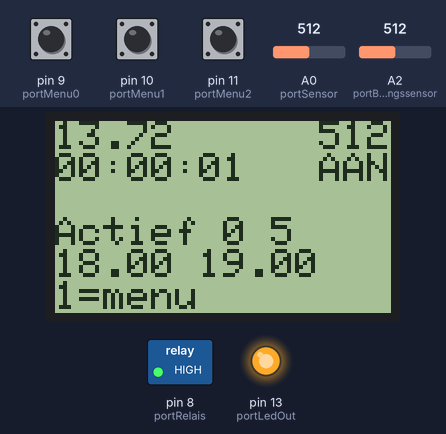
The sketch below on a simulated Arduino Uno, built with avr-gcc and run on an emulated ATmega328P. Parts: 84×48 one-colour display, switched loads named in the sketch (green lamp = pin HIGH), output pins drawn as LEDs (lit = HIGH). Dashed ring = blinking. Inputs (shaded band) come from the test bench; at power-on: A0 (portSensor) = 512, pin 11 (portMenu2) LOW, pin 9 (portMenu0) LOW, pin 10 (portMenu1) LOW, A2 (portBewegingssensor) = 512. What the sketch prints to the serial monitor is not drawn.

Above: at 6.3 s.
6.4 s: A0 (portSensor) set to 691
At 8.1 s:
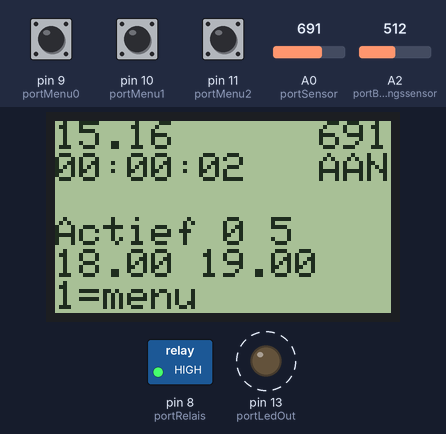
10.7 s: A0 (portSensor) set to 713
At 14.9 s:
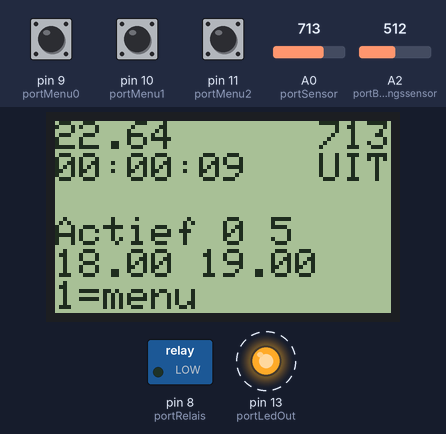
15.0 s: pin 11 (portMenu2) pulled HIGH for 1 s
At 17.4 s:
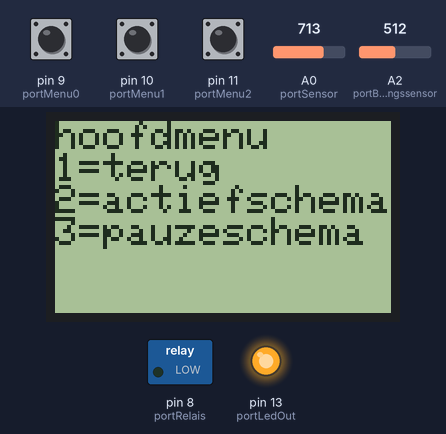
18.3 s: pin 9 (portMenu0) pulled HIGH for 3.2 s
At 21.3 s:
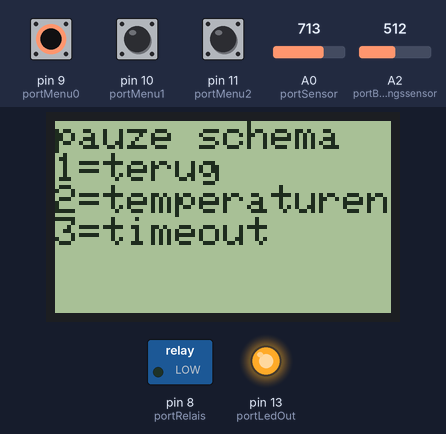
23.9 s: pin 10 (portMenu1) pulled HIGH for 1 s
At 26.2 s:
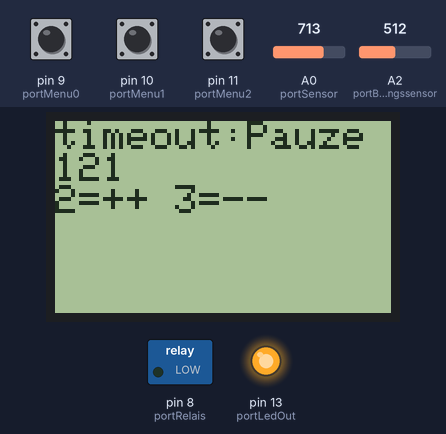
26.9 s: pin 11 (portMenu2) pulled HIGH for 3.2 s
At 29.6 s:
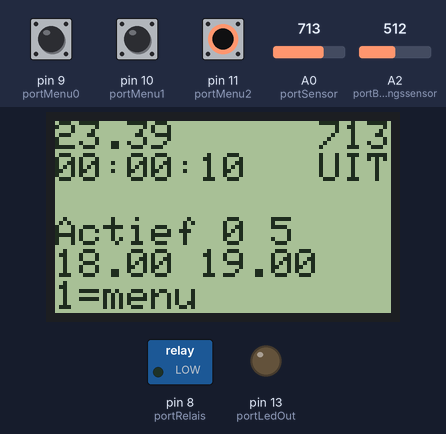
Timing chart, 0 to 31.1 s (numbered marks = the images above; inputs shaded):
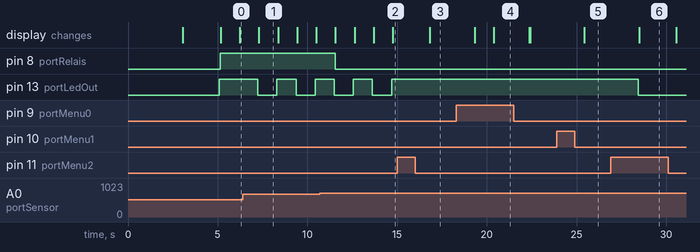

The sketch:

Thermostaat002.ino
```cpp
/*
  Dit is een testprogramma om de standaardprint te testen.
  Standaardprint bevat:
   - NOKIA LCD 5110, contactbusje 8 pins, van rechts naar links zijn dit
     gnd, backlight (niet aangesloten), vcc, clk, din, dc, sce en rst
   - NTC weerstand - deze heeft zijn eigen instelparameters voor omzetten naar temp, contactbusje 2 pins
   - Drie menuknoppen, bovenaan print, van links naar rechts is dit menu2, menu1, menu0
   - LED die knippert op het ritme waarmee ook het relais wordt bediend, is vast
   - Relais dat een 220 volt aansluiting kan bedienen bij 10 A (Tongling, 5VDC), contactbusje 3 pins,
     links is aarde, midden is signaal, rechts is vcc,
     pinnen links op relais zijn resp. boven links is vcc, midden is signaal, onder gnd
   - EEprom extern 32 kByte, contactbusje 4 pins, gnd is linker pin, busje is onderaan de print
     resp. gnd, vcc, sda, scl
   - contactbusje 5 polig voor uitlezen log en voor het herprogrammeren, van links naar rechts is dit
     rst, rx, tx, vcc, gnd
   - 2 pins contactbusje voor de voeding, onder is gnd, boven is vcc

   Zie voor de verdere beschrijving het document "temperatuur vastleggen met Arduino"

   Deze code geldt verder als basis voor de thermostaatcontroller die onder meer ingezet wordt in het toilet en
   als datalogger. Niet alle componenten zijn "verplicht":

   - Bij de datalogger zijn de NTC weerstand, menuknoppen en de eeprom component noodzakelijk,
     rest is optioneel. Door bij een reboot (stroom aansluiten) de menuknop ingedrukt te houden wordt hetzij
     gelogd naar seriele poort
   - Bij de thermostaatcontroller zijn de NTC weerstand, menuknoppen en het display noodzakelijk
   - contactbusjes voor de verschillende componenten, led en menuknoppen zijn uiteraard altijd aanwezig op de print

   2 maart 2023 11:00

   De controller in het toilet BLIJFT crashen, af en toe. Met als gevolg dat de kachel blijft branden. Ook is het relaisje
   kapot gegaan. Het relaisje is vervangen en inmiddels voorzien van een beschermend schakelingetje (een zogenaamd snubber circuit).

   Hoe ik het ook heb geprobeerd, met een hogere voedingsspanning, een tussengeschakelde arduino print (omdat die voorzien is
   van een voedingsstabilisator), een extra condensator van 1000 microFarad, het blijft af en toe crashen.
   Ik probeer het nu met de watchdog faciliteit waarmee de atmega standaard is uitgerust, zodat bij een crash het programma opnieuw opstart.

  Het is vreemd, want de controller die ik in de slaapkamer gebruikt is nog niet een keer gecrasht.
  Misschien omdat ik daar van een atmega gebruik maak die nog op de arduino print zelf zit. Voor het overige zijn de schakelingen identiek of
  vrijwel identiek.
*/


#define portRelais  8
// pin 14 hoog is relais aan, relaispinnen bovenaanzicht pinnen links: boven is vcc, midden signaal, onder gnd

#define portMenu0  9
// pin 15  is menu0 via 10k aan knooppunt, switch tussen knooppunt en vcc, 10k tussen knooppunt en gnd
#define portMenu1 10
// pin 16 analoog aan menu0
#define portMenu2 11
// pin 17 analoog aan menu0

#define portSensor A0

#define portBewegingssensor A2
// bewegingssensor heeft drie pootjes
// om overspraak te voorkomen op A0, die een hele kleine stroom krijgt van de NTC weerstand (in orde van 200 kOhm)

#define portLedOut 13
// poort 13 pin 19


#include "Kachel.h"
Kachel mijnKachel;

#include "lcd.h"

#include "TempSensor.h"
TempSensor mijnTempSensor;

#include "Clock.h"
Clock mijnClock;

#include "Thermos.h"
Thermos mijnThermos;

#include "Menu.h"
Menu mijnMenu;

#include "Watchdog.h"
Watchdog watchdog;

void welcome() {
   lcd.setCursor(0,0);
  lcd.print("thermostaat");
  lcd.setCursor(0, 1);
  lcd.print(" 002.001");
  lcd.setCursor(0,2);
  lcd.print("toilet");
  lcd.setCursor(0,3);
  lcd.print("controller");
  lcd.setCursor(0,4);
  lcd.print(":) :) :) ;)");
  watchdog.myDelay(2000);
}


double avgTemp;
int nAvg;
// bij detecteren beweging verspringt de temperatuur.
// om dit te voorkomen hanteren we een voortschrijdend gemiddelde over de laatste 10 seconden
// avg = gemiddelde over laatste 10 perioden
// avg := (9 * avg + temp)/10
// eerste keer hanteren we als avgTemp de gewone meting

//------------------- setup -----------------------
void setup() {

  watchdog.init();


  // initialize digital pin LED_BUILTIN as an output.
  pinMode(LED_BUILTIN, OUTPUT);

  pinMode(portLedOut, OUTPUT);
  pinMode(portRelais, OUTPUT);
  pinMode(portSensor, INPUT);
  digitalWrite(portSensor, LOW);
  pinMode(portBewegingssensor, INPUT);
  digitalWrite(portBewegingssensor, LOW);
  pinMode(portMenu0, INPUT);
  pinMode(portMenu1, INPUT);
  pinMode(portMenu2, INPUT);

  Serial.begin(9600);
  Serial.println("Thermostaat toilet versie 002");

  lcdInit();
  welcome();

  mijnKachel.init(portRelais);
  mijnTempSensor.init(portSensor);

  mijnClock.resetClock();

  mijnThermos.init();

  lcd.clear();

  digitalWrite(portLedOut, HIGH);
  // rijtje menuknoppen zit precies andersom op de print
  mijnMenu.init(&lcd, &mijnThermos, portMenu2, portMenu1, portMenu0);

  nAvg = 0;
  lcd.clear();
  lcd.setCursor(0, 0);
  lcd.print("starting...");

}


boolean isLedOn = false;
  char sBuffer[30];


// the loop function runs over and over again forever
//----------------------------------------------------
void loop() {
  lcd.clear();
  lcd.setCursor(0, 0);


  int senseValue = mijnTempSensor.meetTempSensor();
  double temp = mijnTempSensor.calcTemp(senseValue);

  nAvg++;

  if (nAvg == 1) avgTemp = temp;
  avgTemp = (9.0 * avgTemp + temp ) / 10.0;
  temp = avgTemp;

  lcd.print(temp);
  lcd.print("      ");
  lcd.print(senseValue);

  lcd.setCursor(0, 1);
  mijnClock.geefTijdstring(sBuffer);
  lcd.print(sBuffer);

  lcd.print("   ");

  if (mijnThermos.getHuidigSchemaNr() == huidigSchemaUitNr) {
      mijnKachel.zetKachelUit();
  } else {
      if (temp < mijnThermos.getTempAan(mijnThermos.getHuidigSchemaNr())) {
        mijnKachel.zetKachelAan();
      }

      if (temp > mijnThermos.getTempUit(mijnThermos.getHuidigSchemaNr())) {
        mijnKachel.zetKachelUit();
      }
  }

  if (mijnKachel.isKachelAan()) {
      lcd.print("AAN");
  } else {
      lcd.print("UIT");
  }


  lcd.setCursor(0, 3);
  mijnThermos.geefSchemaNaam(sBuffer, mijnThermos.getHuidigSchemaNr());
  lcd.print(sBuffer);
  lcd.print(" ");
  lcd.print(mijnClock.geefTimerMinuten());
  lcd.print(" ");
  int huidigSchemaNr = mijnThermos.getHuidigSchemaNr();
  lcd.print(mijnThermos.geefTimeout(huidigSchemaNr));

  lcd.setCursor(0, 4);
  lcd.print(mijnThermos.getTempAan(mijnThermos.getHuidigSchemaNr()));
  lcd.print(" ");
  lcd.print(mijnThermos.getTempUit(mijnThermos.getHuidigSchemaNr()));

  lcd.setCursor(0,5);
  lcd.print("1=menu");


  lcd.setCursor(0, 2);
  byte bewSensor = analogRead(portBewegingssensor);
  if (bewSensor > 20) {
      lcd.print("BEWEGING");
      mijnClock.startTimer();
      mijnThermos.setSchemaActief();
  };

  watchdog.myDelay(1000);

  watchdog.disable();
  mijnMenu.checkMenuKey();
  watchdog.enable();

  isLedOn = not(isLedOn);
  if (isLedOn) digitalWrite(portLedOut, HIGH);
  if (!isLedOn) digitalWrite(portLedOut, LOW);

  mijnClock.incSeconds(1);
  if (mijnClock.geefSeconden() %20 == 0) {
    boolean bSwitched = mijnThermos.checkSetSchema(mijnClock.geefTimerMinuten());
    if (bSwitched) {
        mijnClock.startTimer();
    }
  }


}
```

AT24C256.cpp
```cpp
#include "Wire.h"
#include "AT24C256.h"

AT24C256::AT24C256(int address, TwoWire *twi){

  _twi = twi;
  _address = address;

}

void AT24C256::begin(void){

  _twi->begin();

}

void AT24C256::write(uint16_t writeAddress, uint8_t* data, uint8_t len){

  _twi->beginTransmission(_address);
  _twi->write((byte)(writeAddress & 0xFF00) >> 8);
  _twi->write((byte)(writeAddress & 0x00FF));
  uint8_t i;
  for(i = 0; i < len; i++){
    _twi->write(data[i]);
  }
  _twi->endTransmission();

}

void AT24C256::read(uint16_t readAddress, uint8_t* data, uint8_t len){

  _twi->beginTransmission(_address);
  _twi->write((byte)(readAddress & 0xFF00) >> 8);
  _twi->write((byte)(readAddress & 0x00FF));
  _twi->endTransmission();

  _twi->requestFrom(_address, len);
  int i;
  for(i = 0; i < len; i++){
    if(_twi->available()) data[i] = _twi->read();
  }

}
```

AT24C256.h
```cpp
#ifndef AT24C256_h
#define AT24C256_h

#include "Arduino.h"
#include "Wire.h"

class AT24C256
{
public:
    AT24C256(int address, TwoWire *twi);
    void begin(void);
    void write(uint16_t writeAddress, uint8_t* data, uint8_t len);
    void read(uint16_t readAddress, uint8_t* data, uint8_t len);

private:
    int _address;
    TwoWire *_twi;
};

#endif
```

Clock.cpp
```cpp
#include "Clock.h"
#include "arduino.h"
#define minutesPerHour 60
#define secondsPerMinute 60
#define hoursPerDay 24

    int Clock::geefMinuten() {
      return minuten;
    }
    int Clock::geefUren() {
      return uren;
    }

    int Clock::geefSeconden() {
      return seconden;
    }
    void Clock::resetClock() {
      seconden = 0;
      minuten = 0;
      uren = 0;
      timerMinuten = 0;
      timerSeconden = 0;
    }

    void Clock::geefTijdstring(char buffer[]) {
        char sHours[5];
        char sMinutes[5];
        char sSeconden[5];

        if (uren < 10) {
          sprintf(sHours, "0%d", uren);
        } else {
          sprintf(sHours, "%d", uren);
        }
        if (minuten < 10) {
          sprintf(sMinutes, "0%d", minuten);
        } else {
          sprintf(sMinutes, "%d", minuten);
        }
        if (seconden < 10) {
          sprintf(sSeconden, "0%d", seconden);
        } else {
          sprintf(sSeconden, "%d", seconden);
        }
        sprintf(buffer, "%s:%s:%s", sHours, sMinutes, sSeconden);
    }

    void Clock::incSeconds(int aSeconden) {
       if (timerMinuten < 24*60) {
         timerSeconden += aSeconden;
         timerMinuten += timerSeconden / secondsPerMinute;
         timerSeconden %= secondsPerMinute;
       }

       seconden += aSeconden;
       minuten += seconden / secondsPerMinute;
       seconden %= secondsPerMinute;
       uren += minuten / minutesPerHour;
       minuten %= minutesPerHour;
       uren %= hoursPerDay;
    }

    void Clock::startTimer() {
        timerMinuten = 0;
        timerSeconden = 0;
    }

    int Clock::geefTimerMinuten() {
        return timerMinuten;
    }
```

Clock.h
```cpp
#ifndef Clock_h
#define Clock_h

class Clock {
  private:
    int uren;
    int minuten;
    int seconden;
    int timerMinuten;
    int timerSeconden;


  public:
    int geefMinuten();
    int geefUren();
    int geefSeconden();
    void resetClock();
    void geefTijdstring(char buffer[]);
    void incSeconds(int aSeconds);


    void startTimer();

    int geefTimerMinuten();
};

#endif
```

Kachel.cpp
```cpp
#include "Kachel.h"

void Kachel::init(int aRelaisport) {
      relaisport = aRelaisport;
      bIsKachelAan = false;
}


void Kachel::zetKachelUit() {
            if (bIsKachelAan) {
                bIsKachelAan = false;
                digitalWrite(relaisport, LOW);
                Serial.println("KACHEL GAAT UIT");
            }
}


bool Kachel::isKachelAan() {
      return bIsKachelAan;
}

void Kachel::zetKachelAan() {
             if (!bIsKachelAan) {
               bIsKachelAan = true;
               digitalWrite(relaisport, HIGH);
               Serial.println("KACHEL GAAT AAN");
             }
}
```

Kachel.h
```cpp
#include "arduino.h"
class Kachel {
   public:
      void init(int aRelaisport);
      void zetKachelUit();
      bool isKachelAan();
      void zetKachelAan();
   private:
      int  relaisport;
      bool bIsKachelAan;

};
```

Menu.cpp
```cpp
#include "Menu.h"
#include "Thermos.h"


     void Menu::init( PCD8544 * aLCD,
                      Thermos * aThermos,
                      byte aPortKey0,
                      byte aPortKey1,
                      byte aPortKey2) {
        myLCD = aLCD;
        myThermos = aThermos;


        portKey0 = aPortKey0;
        portKey1 = aPortKey1;
        portKey2 = aPortKey2;
     }


     void Menu::hoofdMenu() {
          byte key = doSelect("hoofdmenu", "actiefschema", "pauzeschema", "");

             do {
                if (key == 2) {
                   actiefSchema();
                   return;
                }
                if (getMenuKey() == 3) {
                   pauzeSchema();
                   return;
                }
                myDelay(1000);
             } while (getMenuKey() != 1);
     }

     void Menu::checkMenuKey() {
         if (getMenuKey() == 1) {
            hoofdMenu();
         }
     }

     void Menu::myDelay(int aDelayMsec) {
        delay(1000);
     }

     byte Menu::getMenuKey() {
        if (digitalRead(portKey0) == HIGH) {
          myDelay(200);
          if (digitalRead(portKey1) == HIGH) return 4; // 1,2 samen ingedrukt
          return 1;
        }
        if (digitalRead(portKey1) == HIGH) {
          myDelay(200);
          if (digitalRead(portKey0) == HIGH) return 4; // 1,2 samen ingedrukt
          if (digitalRead(portKey2) == HIGH) return 5; // 2,3 samen ingedrukt
          return 2;
        }
        if (digitalRead(portKey2) == HIGH) {
          myDelay(200);
          if (digitalRead(portKey1) == HIGH) return 5; // 2,3 samen ingedrukt
          return 3;
        }
        return 0;
     }

     byte Menu::doSelect( char *titel, char *keuze1, char* keuze2, char* keuze3 ) {

         myLCD->clear();


         myLCD->setCursor(0,0);
         myLCD->print(titel);

         myLCD->setCursor(0,1);
         myLCD->print("1=terug");
         myLCD->setCursor(0, 2);
         myLCD->print("2=");
         myLCD->print(keuze1);
         myLCD->setCursor(0, 3);
         myLCD->print("3=");
         myLCD->print(keuze2);

         if (strcmp(keuze3,"") != 0) {
           myLCD->print("1+2=");
           myLCD->print(keuze3);
         }

         byte keuze;
         myDelay(1000);
         do {
            keuze = getMenuKey();
         } while (keuze == 0);
         myLCD->clear();
         return keuze;
     }

     void Menu::actiefSchema() {
         byte keuze = doSelect("actief schema", "temperaturen", "timeout", "");
         if (keuze == 2) {
             verstelTemperaturen(huidigSchemaActiefNr);
             return;
         }
         if (keuze == 3) {
             verstelTimeout(huidigSchemaActiefNr);
             return;
         }
     }

     void Menu::pauzeSchema() {
         byte keuze = doSelect("pauze schema", "temperaturen", "timeout", "");
         if (keuze == 2) {
             verstelTemperaturen(huidigSchemaPauzeNr);
             return;
         }
         if (keuze == 3) {
             verstelTimeout(huidigSchemaPauzeNr);
             return;
         }
     }

    void Menu::toonTemperaturen( byte aSchemaNr) {
      myLCD->setCursor(0, 1);
      myLCD->print(myThermos->getTempAan(aSchemaNr));
      myLCD->setCursor(0, 3);
      myLCD->print(myThermos->getTempUit(aSchemaNr));
    }


    void Menu::verstelTemperatuur( byte aSchemaNr, boolean aIsTempAan, boolean aIsPlus) {
       double temp = aIsTempAan ? myThermos->getTempAan(aSchemaNr) : myThermos->getTempUit(aSchemaNr);
       double increment = aIsPlus ? 0.1 : -0.1;
       if (aIsTempAan) {
          myThermos->incTempAan(aSchemaNr, increment);
       } else {
          myThermos->incTempUit(aSchemaNr, increment);
       }
       toonTemperaturen(aSchemaNr);
    }

    void Menu::verstelTemperaturen( byte aSchemaNr ) {
        myLCD->clear();

        char sBuffer[10];
        char sTitel[20];
        myThermos->geefSchemaNaam(sBuffer, aSchemaNr);
        sprintf(sTitel, "%s:%s","temps ",sBuffer);
        myLCD->setCursor(0, 0);
        myLCD->print(sTitel);

        myLCD->setCursor(0, 2);
        myLCD->print("2=++ 3=--");

        myLCD->setCursor(0, 4);
        myLCD->print("12=++ 23=--");

        myLCD->setCursor(0, 5);
        myLCD->print("1=terug");

        toonTemperaturen(aSchemaNr);

        byte keuze;
        do {
            myDelay(500);
            keuze = getMenuKey();
            if (keuze == 2) verstelTemperatuur(aSchemaNr, true, true);
            if (keuze == 3)  verstelTemperatuur(aSchemaNr, true, false);
            //12
            if (keuze == 4)  verstelTemperatuur(aSchemaNr, false, true);
            //23
            if (keuze == 5)  verstelTemperatuur(aSchemaNr, false, false);
         } while (keuze != 1);
    }


   void Menu::toonTimeout( byte aSchemaNr) {
      myLCD->setCursor(0, 1);
      myLCD->print(myThermos->geefTimeout(aSchemaNr));
    }

    void Menu::incTimeout( byte aSchemaNr, boolean aPlus, boolean aDelta10) {
        int timeOut = myThermos->geefTimeout(aSchemaNr);
        if (aPlus) {
          myThermos->incTimeout(aSchemaNr, aDelta10);
       } else {
          myThermos->decTimeout(aSchemaNr, aDelta10);
       }
    }

     void Menu::verstelTimeout( byte aSchemaNr ) {
        myLCD->clear();
        myLCD->print("timeout:");
        char sBuffer[30];
        myThermos->geefSchemaNaam(sBuffer, aSchemaNr);
        myLCD->print(sBuffer);

        toonTimeout(aSchemaNr);

        myLCD->setCursor(0, 2);
        myLCD->print("2=++ 3=--");

        byte keuze;
        int aantalKerenPlus = 0;  // herhaald indrukken ineens plus 10
        int aantalKerenMin = 0;   // analoog min 10
        do {
            myDelay(500);
            keuze = getMenuKey();
            if (keuze == 2) {
                aantalKerenMin = 0;
                aantalKerenPlus++;
                incTimeout(aSchemaNr, true, (aantalKerenPlus > 10));
                toonTimeout(aSchemaNr);
            }
            if (keuze == 3) {
                aantalKerenPlus = 0;
                aantalKerenMin++;
                incTimeout(aSchemaNr, false, (aantalKerenMin > 10));
                toonTimeout(aSchemaNr);
            }
         } while (keuze != 1);
    }
```

TempSensor.cpp
```cpp
#include "TempSensor.h"
#include "arduino.h"

void TempSensor::init(int aSensorPort) {
  sensorPort = aSensorPort;
}


double TempSensor::calcTemp(int sensorValue) {
 int tot = sensorValue;
 double Rnc = (1023.00 -tot)/tot *100;
    double lnRnc = log(Rnc);

// 4 feb 2023   567 komt overeen met 17,8 graden
//              421 komt overeen met  7,1 graden
    double B =   4385.497029;
    double lnA = log(0.0000229);

    double TKelvin = B / (lnRnc - lnA );
    return TKelvin - 273.15;
}


int TempSensor::meetTempSensor () {
    int val;
  double tot = 0;
  int nrtimes = 10;
  for (int i = 1; i <= nrtimes; i++) {
       val = analogRead(sensorPort);
      delayMicroseconds(100);
      val = analogRead(sensorPort);
      tot += val;
    }
    tot = tot/nrtimes;

    return tot;
}
```

Source omitted: Menu.h (900 bytes), TempSensor.h (1061 bytes), Thermos.cpp (3921 bytes), Thermos.h (1179 bytes), Watchdog.cpp (680 bytes), Watchdog.h (218 bytes), lcd.h (1997 bytes)

Measured:
- the behaviour switches between 701 and 702 on A0 (portSensor) (found by bisection; images 1 and 2)
- after the input at 15.0 s, pin 13 (portLedOut): stays HIGH (without the input it goes to LOW after 0.76 s); the display: changes after 1.8 s (image 3)
- after the input at 18.3 s, the display: first changes after 1.0 s (image 4 shows a later state)
- after the input at 23.9 s, the display: changes after 1.5 s (image 5)
- after the input at 26.9 s, pin 13 (portLedOut): HIGH → LOW after 1.5 s; the display: changes after 1.6 s (image 6)
- by itself, pin 13 (portLedOut): alternates HIGH for 1.1 s and LOW for 1.1 s
- what the display in image 1 shows lasts 1.1 s, from 7.3 s to 8.4 s
